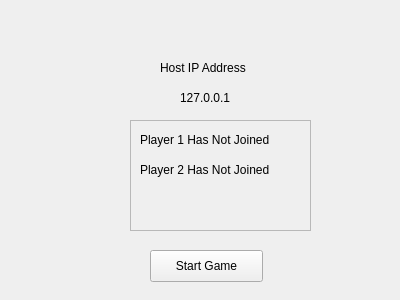
<?xml version="1.0" encoding="UTF-8"?>
<ui version="4.0">
 <class>HostGame</class>
 <widget class="QWidget" name="HostGame">
  <property name="geometry">
   <rect>
    <x>0</x>
    <y>0</y>
    <width>400</width>
    <height>300</height>
   </rect>
  </property>
  <property name="windowTitle">
   <string>Form</string>
  </property>
  <widget class="QPushButton" name="pushButton">
   <property name="geometry">
    <rect>
     <x>150</x>
     <y>250</y>
     <width>113</width>
     <height>32</height>
    </rect>
   </property>
   <property name="text">
    <string>Start Game</string>
   </property>
  </widget>
  <widget class="QLabel" name="label">
   <property name="geometry">
    <rect>
     <x>160</x>
     <y>60</y>
     <width>101</width>
     <height>16</height>
    </rect>
   </property>
   <property name="text">
    <string>Host IP Address</string>
   </property>
  </widget>
  <widget class="QLabel" name="HostIP">
   <property name="geometry">
    <rect>
     <x>180</x>
     <y>90</y>
     <width>71</width>
     <height>16</height>
    </rect>
   </property>
   <property name="text">
    <string>127.0.0.1</string>
   </property>
  </widget>
  <widget class="QFrame" name="frame">
   <property name="geometry">
    <rect>
     <x>130</x>
     <y>120</y>
     <width>181</width>
     <height>111</height>
    </rect>
   </property>
   <property name="frameShape">
    <enum>QFrame::StyledPanel</enum>
   </property>
   <property name="frameShadow">
    <enum>QFrame::Raised</enum>
   </property>
   <widget class="QLabel" name="Player2_Name">
    <property name="geometry">
     <rect>
      <x>10</x>
      <y>40</y>
      <width>151</width>
      <height>20</height>
     </rect>
    </property>
    <property name="text">
     <string>Player 2 Has Not Joined</string>
    </property>
   </widget>
   <widget class="QLabel" name="Player1_Name">
    <property name="geometry">
     <rect>
      <x>10</x>
      <y>10</y>
      <width>151</width>
      <height>20</height>
     </rect>
    </property>
    <property name="text">
     <string>Player 1 Has Not Joined</string>
    </property>
   </widget>
  </widget>
 </widget>
 <resources/>
 <connections/>
</ui>
